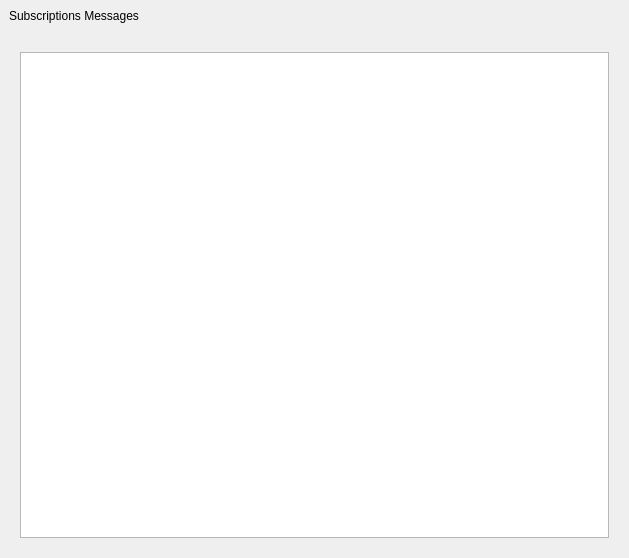
<?xml version="1.0" encoding="UTF-8"?>
<ui version="4.0">
 <class>SubscriptionLastMsgDialog</class>
 <widget class="QDialog" name="SubscriptionLastMsgDialog">
  <property name="geometry">
   <rect>
    <x>0</x>
    <y>0</y>
    <width>629</width>
    <height>558</height>
   </rect>
  </property>
  <property name="windowTitle">
   <string>SubscriptionLastMsgDialog</string>
  </property>
  <layout class="QVBoxLayout" name="verticalLayoutMain">
   <property name="spacing">
    <number>0</number>
   </property>
   <property name="leftMargin">
    <number>0</number>
   </property>
   <property name="topMargin">
    <number>0</number>
   </property>
   <property name="rightMargin">
    <number>0</number>
   </property>
   <property name="bottomMargin">
    <number>0</number>
   </property>
   <item>
    <widget class="QWidget" name="titlebar" native="true">
     <property name="sizePolicy">
      <sizepolicy hsizetype="Expanding" vsizetype="Expanding">
       <horstretch>0</horstretch>
       <verstretch>0</verstretch>
      </sizepolicy>
     </property>
     <property name="minimumSize">
      <size>
       <width>0</width>
       <height>32</height>
      </size>
     </property>
     <property name="maximumSize">
      <size>
       <width>16777215</width>
       <height>32</height>
      </size>
     </property>
     <layout class="QHBoxLayout" name="horizontalLayout_11" stretch="0,1,0">
      <property name="spacing">
       <number>0</number>
      </property>
      <property name="leftMargin">
       <number>9</number>
      </property>
      <property name="topMargin">
       <number>0</number>
      </property>
      <property name="rightMargin">
       <number>0</number>
      </property>
      <property name="bottomMargin">
       <number>0</number>
      </property>
      <item>
       <widget class="QLabel" name="title">
        <property name="sizePolicy">
         <sizepolicy hsizetype="Expanding" vsizetype="Expanding">
          <horstretch>0</horstretch>
          <verstretch>0</verstretch>
         </sizepolicy>
        </property>
        <property name="text">
         <string>Subscriptions Messages</string>
        </property>
        <property name="alignment">
         <set>Qt::AlignLeading|Qt::AlignLeft|Qt::AlignVCenter</set>
        </property>
       </widget>
      </item>
      <item>
       <spacer name="horizontalSpacer">
        <property name="orientation">
         <enum>Qt::Horizontal</enum>
        </property>
        <property name="sizeHint" stdset="0">
         <size>
          <width>233</width>
          <height>2</height>
         </size>
        </property>
       </spacer>
      </item>
      <item>
       <layout class="QVBoxLayout" name="verticalLayout_6">
        <property name="spacing">
         <number>0</number>
        </property>
        <property name="leftMargin">
         <number>0</number>
        </property>
        <property name="topMargin">
         <number>0</number>
        </property>
        <property name="rightMargin">
         <number>0</number>
        </property>
        <property name="bottomMargin">
         <number>0</number>
        </property>
        <item>
         <layout class="QHBoxLayout" name="horizontalLayout_6">
          <property name="spacing">
           <number>0</number>
          </property>
          <property name="leftMargin">
           <number>0</number>
          </property>
          <property name="topMargin">
           <number>0</number>
          </property>
          <property name="rightMargin">
           <number>0</number>
          </property>
          <property name="bottomMargin">
           <number>0</number>
          </property>
          <item>
           <widget class="QPushButton" name="btnMinimize">
            <property name="sizePolicy">
             <sizepolicy hsizetype="Expanding" vsizetype="Expanding">
              <horstretch>0</horstretch>
              <verstretch>0</verstretch>
             </sizepolicy>
            </property>
            <property name="focusPolicy">
             <enum>Qt::NoFocus</enum>
            </property>
            <property name="statusTip">
             <string/>
            </property>
            <property name="text">
             <string/>
            </property>
            <property name="flat">
             <bool>true</bool>
            </property>
           </widget>
          </item>
          <item>
           <widget class="QPushButton" name="btnClose">
            <property name="sizePolicy">
             <sizepolicy hsizetype="Expanding" vsizetype="Expanding">
              <horstretch>0</horstretch>
              <verstretch>0</verstretch>
             </sizepolicy>
            </property>
            <property name="focusPolicy">
             <enum>Qt::NoFocus</enum>
            </property>
            <property name="statusTip">
             <string/>
            </property>
            <property name="text">
             <string/>
            </property>
            <property name="flat">
             <bool>true</bool>
            </property>
           </widget>
          </item>
         </layout>
        </item>
        <item>
         <spacer name="verticalSpacer_4">
          <property name="orientation">
           <enum>Qt::Vertical</enum>
          </property>
          <property name="sizeType">
           <enum>QSizePolicy::Expanding</enum>
          </property>
          <property name="sizeHint" stdset="0">
           <size>
            <width>0</width>
            <height>1</height>
           </size>
          </property>
         </spacer>
        </item>
       </layout>
      </item>
     </layout>
    </widget>
   </item>
   <item>
    <widget class="QStackedWidget" name="stackedWidget">
     <property name="currentIndex">
      <number>0</number>
     </property>
     <widget class="QWidget" name="listPage">
      <layout class="QVBoxLayout" name="verticalLayout">
       <property name="spacing">
        <number>9</number>
       </property>
       <property name="leftMargin">
        <number>20</number>
       </property>
       <property name="topMargin">
        <number>20</number>
       </property>
       <property name="rightMargin">
        <number>20</number>
       </property>
       <property name="bottomMargin">
        <number>20</number>
       </property>
       <item>
        <widget class="QListView" name="listView"/>
       </item>
      </layout>
     </widget>
     <widget class="QWidget" name="emptyPage">
      <layout class="QVBoxLayout" name="verticalLayout_2" stretch="1,0,3">
       <item>
        <spacer name="verticalSpacer">
         <property name="orientation">
          <enum>Qt::Vertical</enum>
         </property>
         <property name="sizeHint" stdset="0">
          <size>
           <width>20</width>
           <height>116</height>
          </size>
         </property>
        </spacer>
       </item>
       <item>
        <layout class="QHBoxLayout" name="horizontalLayout">
         <item>
          <spacer name="horizontalSpacer_2">
           <property name="orientation">
            <enum>Qt::Horizontal</enum>
           </property>
           <property name="sizeHint" stdset="0">
            <size>
             <width>40</width>
             <height>20</height>
            </size>
           </property>
          </spacer>
         </item>
         <item>
          <widget class="QLabel" name="labelEmpty">
           <property name="text">
            <string>No messages yet!</string>
           </property>
          </widget>
         </item>
         <item>
          <spacer name="horizontalSpacer_3">
           <property name="orientation">
            <enum>Qt::Horizontal</enum>
           </property>
           <property name="sizeHint" stdset="0">
            <size>
             <width>40</width>
             <height>20</height>
            </size>
           </property>
          </spacer>
         </item>
        </layout>
       </item>
       <item>
        <spacer name="verticalSpacer_2">
         <property name="orientation">
          <enum>Qt::Vertical</enum>
         </property>
         <property name="sizeHint" stdset="0">
          <size>
           <width>20</width>
           <height>352</height>
          </size>
         </property>
        </spacer>
       </item>
      </layout>
     </widget>
    </widget>
   </item>
  </layout>
 </widget>
 <layoutdefault spacing="6" margin="11"/>
 <resources/>
 <connections/>
</ui>
